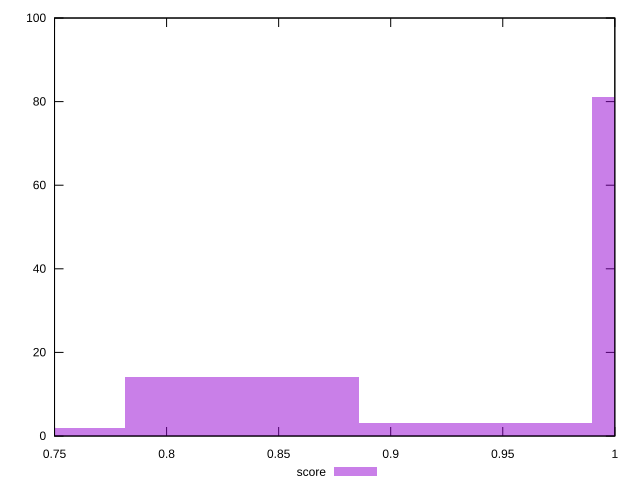

This figure's gnuplot source:
reset

$score <<EOF
1.0420156037094526 81
0.8336124829675621 14
0.7294109225966168 2
0.9378140433385074 3
EOF

set key outside below
set boxwidth 0.10420156037094526
set xrange [0.75:1]
set yrange [0:100]
set trange [0:100]
set style fill transparent solid 0.5 noborder
set terminal svg size 640, 490 enhanced background rgb 'white'
set output "report_00022_2021-02-20T12:08:46.964Z/unminified-javascript/samples/pages/score/histogram.svg"

plot $score title "score" with boxes

reset
